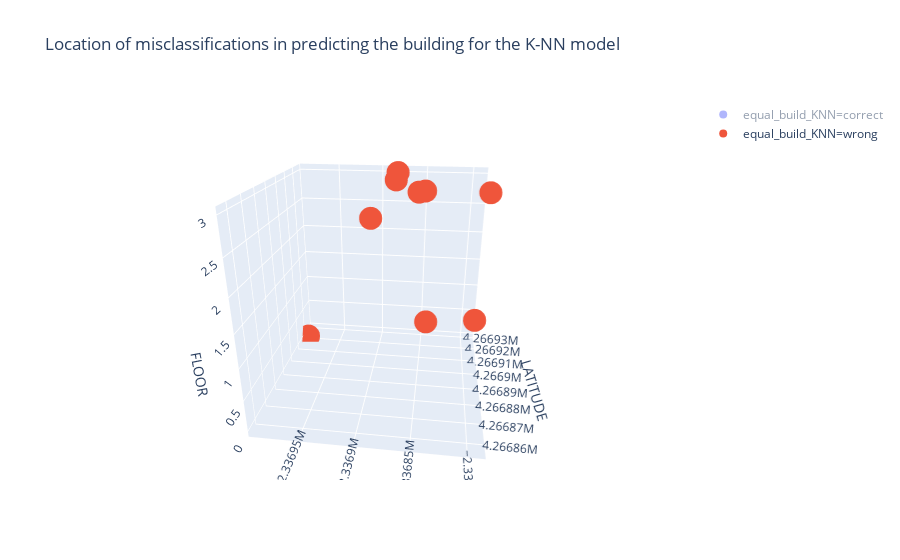

The code cell stored with this chart in its notebook:
### Code cell
#### Actual plotting of misclassifications:

fig = px.scatter_3d(KNN_errors_test, x='LONGITUDE', y='LATITUDE', z='FLOOR',
             color='equal_build_KNN',
                    title='Location of misclassifications in predicting the building for the K-NN model')

fig.show()

### Figure 1 — Plotly figure (JSON) as saved in the notebook; plotly's stock layout.template omitted (floating-point values rounded to 4 significant figures; data arrays with more than 128 entries replaced by an {"elided": "..."} marker saying what was removed)
{"data": [{"hoverlabel": {"namelength": 0}, "hovertemplate": "equal_build_KNN=correct<br>LONGITUDE=%{x}<br>LATITUDE=%{y}<br>FLOOR=%{z}", "legendgroup": "equal_build_KNN=correct", "marker": {"color": "#636efa", "symbol": "circle"}, "mode": "markers", "name": "equal_build_KNN=correct", "scene": "scene", "showlegend": true, "type": "scatter3d", "visible": "legendonly", "x": {"elided": "3338 float values"}, "y": {"elided": "3338 float values"}, "z": {"elided": "3338 int values"}}, {"hoverlabel": {"namelength": 0}, "hovertemplate": "equal_build_KNN=wrong<br>LONGITUDE=%{x}<br>LATITUDE=%{y}<br>FLOOR=%{z}", "legendgroup": "equal_build_KNN=wrong", "marker": {"color": "#EF553B", "symbol": "circle"}, "mode": "markers", "name": "equal_build_KNN=wrong", "scene": "scene", "showlegend": true, "type": "scatter3d", "x": [-2337000.0, -2337000.0, -2337000.0, -2337000.0, -2337000.0, -2337000.0, -2337000.0, -2337000.0, -2337000.0], "y": [4267000.0, 4267000.0, 4267000.0, 4267000.0, 4267000.0, 4267000.0, 4267000.0, 4267000.0, 4267000.0], "z": [3, 3, 3, 3, 0, 1, 1, 3, 3]}], "layout": {"autosize": true, "legend": {"tracegroupgap": 0}, "scene": {"aspectmode": "auto", "aspectratio": {"x": 1, "y": 1, "z": 1}, "camera": {"center": {"x": 0, "y": 0, "z": 0}, "eye": {"x": 0.2601, "y": -1.967, "z": 0.8672}, "projection": {"type": "perspective"}, "up": {"x": 0, "y": 0, "z": 1}}, "domain": {"x": [0, 0.98], "y": [0, 1]}, "xaxis": {"title": {"text": "LONGITUDE"}, "type": "linear"}, "yaxis": {"title": {"text": "LATITUDE"}, "type": "linear"}, "zaxis": {"title": {"text": "FLOOR"}, "type": "linear"}}, "title": {"text": "Location of misclassifications in predicting the building for the K-NN model"}}}
